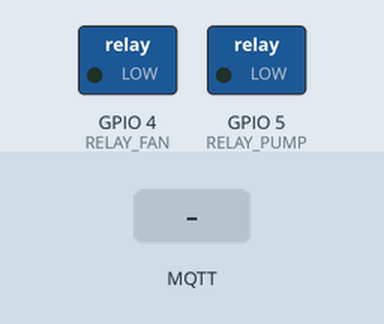
Recording of a sketch running on a simulated ESP32. Parts: switched loads named in the sketch (green lamp = pin HIGH). The test bench sets the inputs (shaded band). WiFi joins after 1.5 s; servers stay silent unless stated; no MQTT or app messages arrive unless stated; what the sketch prints to the serial monitor is not drawn.

Above: at 2.7 s.
2.8 s: MQTT message "FAN_ON" arrives on the first subscribed topic
At 4.0 s:
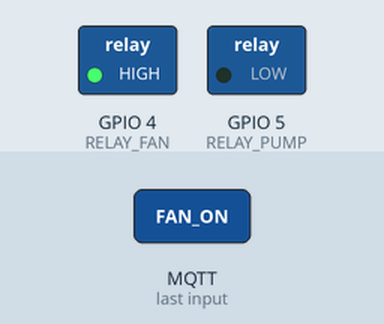
4.3 s: MQTT message "PUMP_ON" arrives on the first subscribed topic
At 5.1 s:
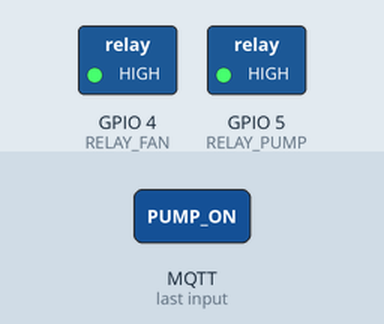
5.8 s: MQTT message "FAN_OFF" arrives on the first subscribed topic
At 6.2 s:
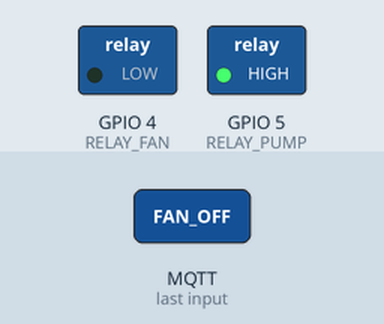
Timing chart, 0 to 8.8 s (numbered marks = the images above; inputs shaded):
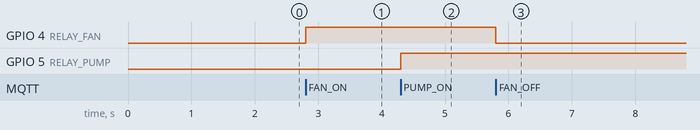

The sketch:

Code_ESP32_xuly.ino
```cpp
#include <WiFi.h>
#include <PubSubClient.h>

// WiFi thông tin
const char* ssid = "Daivjppro";
const char* password = "123456780";

// MQTT Broker (Raspberry Pi)
const char* mqtt_server = "192.168.84.31";  // IP Raspberry Pi
const int mqtt_port = 1883;

// MQTT Client
WiFiClient espClient;
PubSubClient client(espClient);

// Relay Pin Definitions
#define RELAY_PUMP 5  // GPIO5 - Bơm
#define RELAY_FAN  4  // GPIO4 - Quạt

// MQTT Callback - Nhận lệnh từ Raspberry Pi
void callback(char* topic, byte* payload, unsigned int length) {
  String command = "";
  for (unsigned int i = 0; i < length; i++) {
    command += (char)payload[i];
  }

  Serial.print("Received command: ");
  Serial.println(command);

  if (command == "FAN_ON") {
    digitalWrite(RELAY_FAN, HIGH);  // Bật quạt
  } else if (command == "FAN_OFF") {
    digitalWrite(RELAY_FAN, LOW);   // Tắt quạt
  } else if (command == "PUMP_ON") {
    digitalWrite(RELAY_PUMP, HIGH); // Bật bơm
  } else if (command == "PUMP_OFF") {
    digitalWrite(RELAY_PUMP, LOW);  // Tắt bơm
  }
}

// Kết nối WiFi
void setup_wifi() {
  delay(10);
  Serial.println();
  Serial.print("Connecting to WiFi: ");
  WiFi.begin(ssid, password);
  while (WiFi.status() != WL_CONNECTED) {
    delay(500);
    Serial.print(".");
  }
  Serial.println("");
  Serial.println("WiFi connected");
}

// Kết nối MQTT
void reconnect() {
  while (!client.connected()) {
    Serial.print("Connecting to MQTT...");
    if (client.connect("ESP32Client")) {
      Serial.println(" connected");
      client.subscribe("esp32/control");  // Subscribe topic điều khiển
    } else {
      Serial.print("Failed with state: ");
      Serial.print(client.state());
      delay(2000);
    }
  }
}

void setup() {
  Serial.begin(115200);
  pinMode(RELAY_PUMP, OUTPUT);  // Khởi tạo relay bơm
  pinMode(RELAY_FAN, OUTPUT);   // Khởi tạo relay quạt
  digitalWrite(RELAY_PUMP, LOW); // Bắt đầu với relay tắt
  digitalWrite(RELAY_FAN, LOW);  // Bắt đầu với relay tắt

  setup_wifi();
  client.setServer(mqtt_server, mqtt_port);
  client.setCallback(callback);
}

void loop() {
  if (!client.connected()) {
    reconnect();
  }
  client.loop();
}
```

Measured:
- after the input at 2.8 s, GPIO 4 (RELAY_FAN): LOW → HIGH at once
- after the input at 4.3 s, GPIO 5 (RELAY_PUMP): LOW → HIGH at once
- after the input at 5.8 s, GPIO 4 (RELAY_FAN): HIGH → LOW at once
